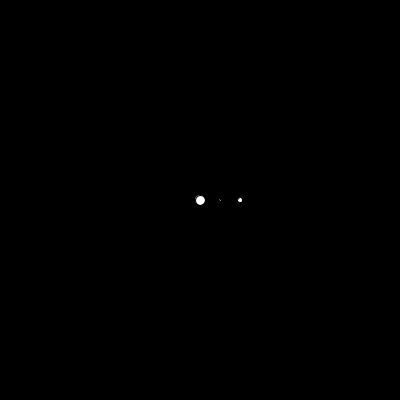
Frame 1 (no input)
Frame 60 (the mouse pressed at the canvas centre just before this capture): identical to frame 1, image omitted
Frame 120 (the mouse held since frame 60 and released just before this capture): identical to frame 1, image omitted

The Processing sketch that drew this single still picture (run headless with seeded random() and noise(); from frame 60 on, the mouse is pressed at the canvas centre):

// Processing sketch: lesson_2
// ── lesson_2.pde
int[] b = {10, 2, 5};

void setup() {
  size(400, 400);
}

void draw() {
  
  background(0);
  
  int j = 0;
  while ( j < 3 ) {
    ellipse(width/2 + (20 * j), height/2, b[j], b[j]);
    println(j);
    j++;
  }

}
